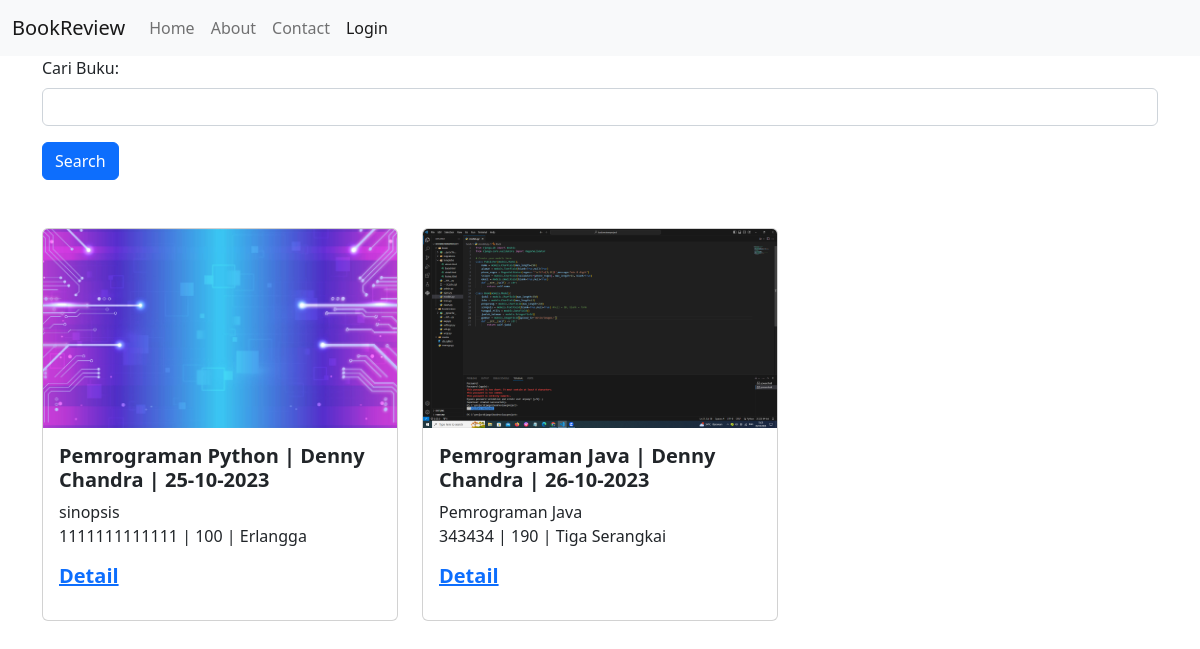
The page / on the database its author committed.
### book/models.py (models this page shows, shortened)
class Book(models.Model):
    judul = models.CharField(max_length=250)
    isbn = models.CharField(max_length=13)
    pengarang = models.CharField(max_length=250)
    sinopsis = models.TextField(blank=True,null=True) #null = DB, blank = form
    tanggal_rilis = models.DateField()
    jumlah_halaman = models.IntegerField()
    gambar = models.ImageField(upload_to='book/images/')
    publisher = models.ForeignKey(Publisher,on_delete=models.CASCADE)

class Publisher(models.Model):
    nama = models.CharField(max_length=250)
    alamat = models.TextField(blank=True,null=True)
    telpon = models.CharField(blank=True,max_length=10)
    email = models.EmailField(blank=True,null=True)

### book/views.py (the view)
# urls.py: 2. Add a URL to urlpatterns:  path('', views.home, name='home')
def home(request):
    searchJudul = request.GET.get('judul')
    if searchJudul:
        books = Book.objects.filter(judul__icontains=searchJudul)
    else:
        books = Book.objects.all()
    return render(request, 'home.html', {'searchJudul':searchJudul,'books' : books})

### book/templates/home.html (shortened to what this page needs)
{% extends 'base.html' %}
{% block content %}
      <form action="">
        <div class="mb-3">
          <label class="form-label">Cari Buku:</label>
          <input type="text" name="judul" class="form-control" />
        </div>
        <button type="submit" class="btn btn-primary">Search</button>
      </form>
      <br />
      <br />
      <div class="row row-cols-1 row-cols-md-3 g-4">
        {% for book in books %}
        <div class="col">
          <div class="card">
            <img alt="" class="card-img-top" src="{{ book.gambar.url }}" />
            <div class="card-body">
              <h5 class="card-title fw-bold">
                {{ book.judul }} | {{ book.pengarang }} | {{book.tanggal_rilis|date:"d-m-Y" }}
              </h5>
              <p class="card-text">
                {{ book.sinopsis }}
                <br />
                {{ book.isbn }} | {{ book.jumlah_halaman }} | {{book.publisher.nama }}
                <a href="{% url 'detail' book.id %}">
                  <h5 class="card-title fw-bold">Detail</h5>
                </a>
              </p>
            </div>
          </div>
        </div>
        {% endfor %}
      </div>
{% endblock content %}

### book/templates/base.html (shortened to what this page needs)
<!DOCTYPE html>
<html>
  <head>
    <link
      href="https://cdn.jsdelivr.net/npm/bootstrap@5.2.3/dist/css/bootstrap.min.css"
      rel="stylesheet"
    />
  </head>
  <body>
    <nav class="navbar navbar-expand-lg bg-light">
      <div class="container-fluid">
        <a class="navbar-brand" href="#">BookReview</a>
        <div class="collapse navbar-collapse" id="navbarSupportedContent">
          <ul class="navbar-nav me-auto mb-2 mb-lg-0">
            <li class="nav-item">
              <a class="nav-link" href="{% url 'home' %}">Home</a>
            </li>
            <li class="nav-item">
              <a class="nav-link" href="{% url 'about' %}">About</a>
            </li>
            <li class="nav-item">
                <a class="nav-link" href="{% url 'contact' %}">Contact</a>
            </li>
            <ul class="navbar-nav mb-2 mb-lg-0 d-flex">
              <li class="nav-item d-flex justify-content-end">
                <a
                  class="nav-link active"
                  aria-current="page"
                  href="{% url 'admin:index' %}">Login</a
                >
              </li>
            </ul>
          </ul>
        </div>
      </div>
    </nav>
    <div class="container">
        {% block content %}
        {% endblock content %}
    </div>
  </body>
</html>

### rows shown on the page
Book: gambar (picture), judul "Pemrograman Python", pengarang "Denny Chandra", tanggal_rilis "25-10-2023", sinopsis "sinopsis", isbn "1111111111111", jumlah_halaman "100", publisher.nama "Erlangga"
Book: gambar (picture), judul "Pemrograman Java", pengarang "Denny Chandra", tanggal_rilis "26-10-2023", sinopsis "Pemrograman Java", isbn "343434", jumlah_halaman "190", publisher.nama "Tiga Serangkai"
